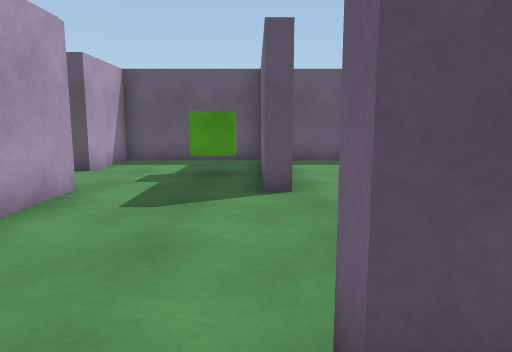
view 1 (above)

24 first-person views from a walk through a scene from a Unity 3-D project. The camera is 1.2 m above the floor, tilts 8° down and sees 70° across. The floor is counted in squares, 1 m on a side. Each view is taken from the middle of a square. On the plan, view 1 faces up. The plan holds only what a view shows up to about 15 squares ahead; the rest is blank. The place goes on beyond the plan.

view 2
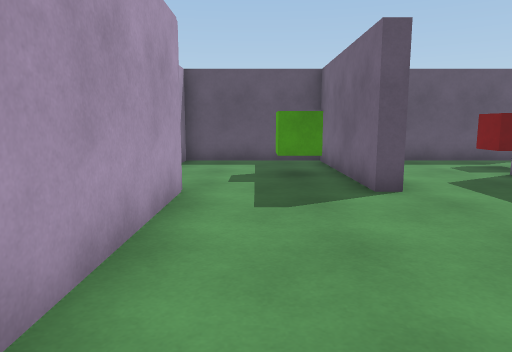

view 3
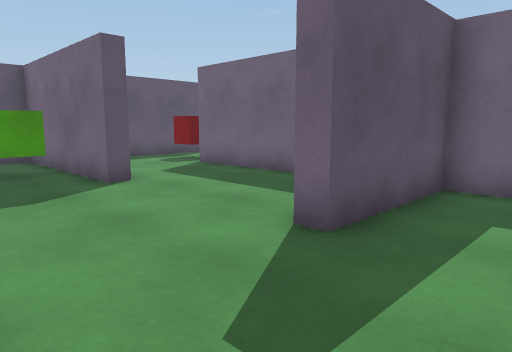

view 4
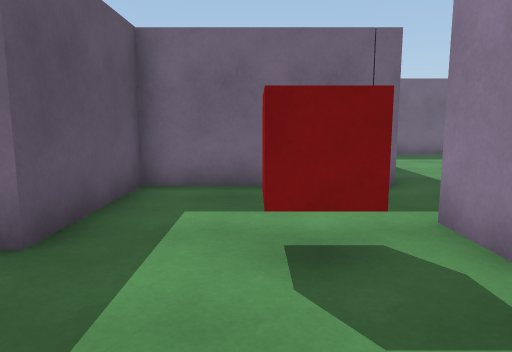

view 5
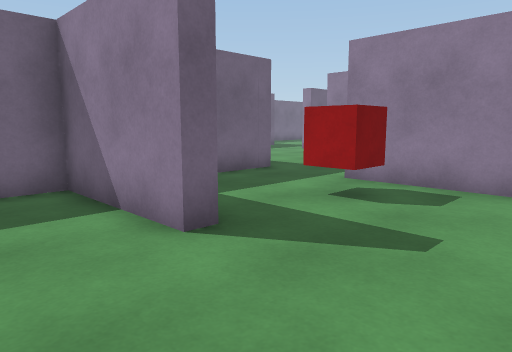

view 6
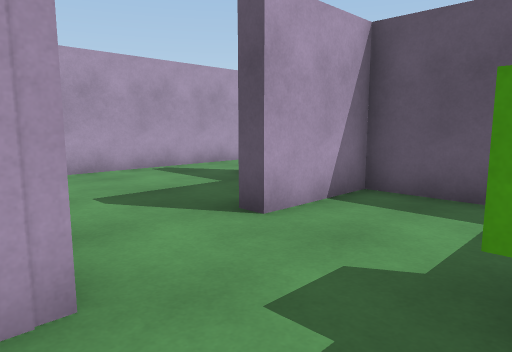

view 7
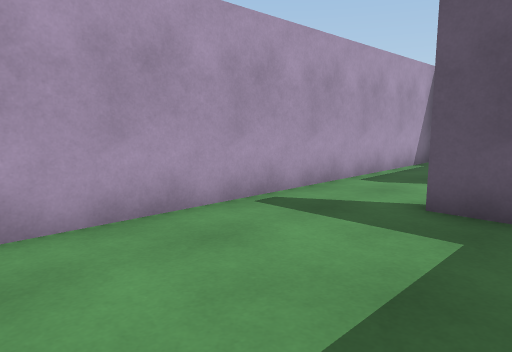

view 8
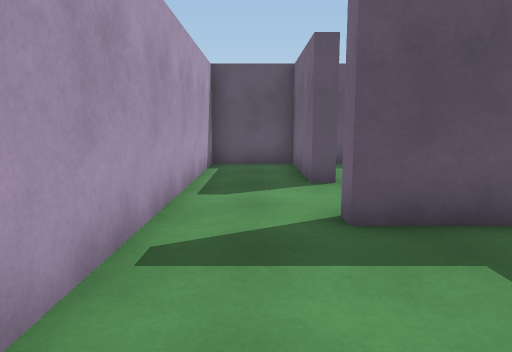

view 9
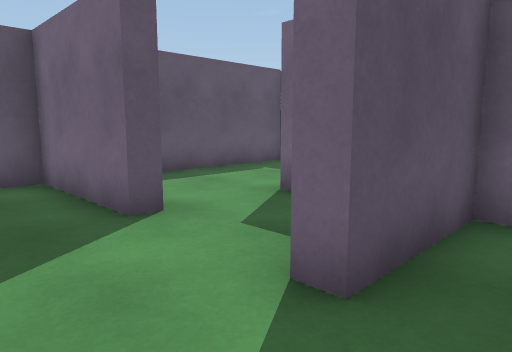

view 10
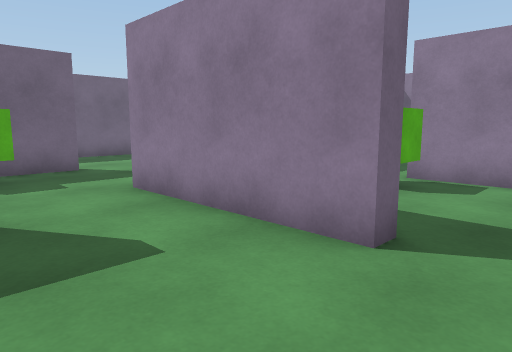

view 11
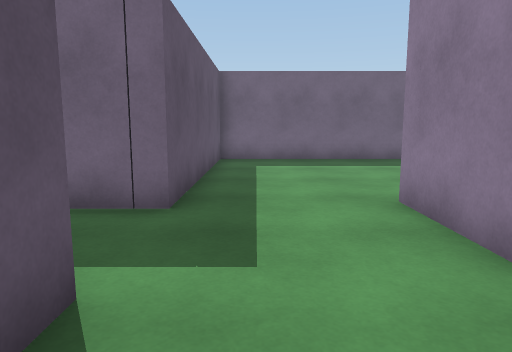

view 12
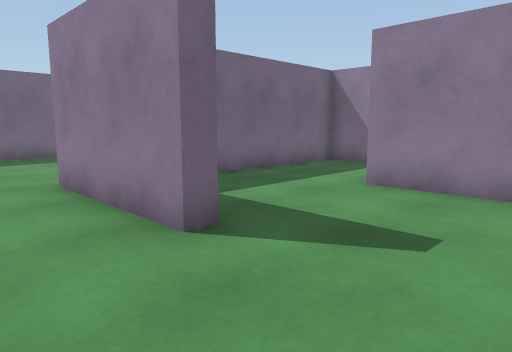

view 13
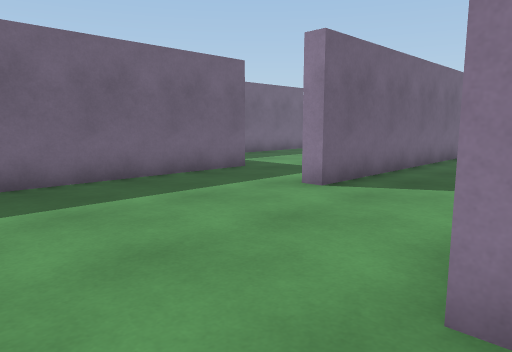

view 14
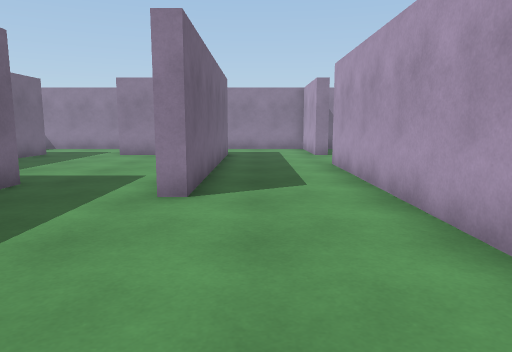

view 15
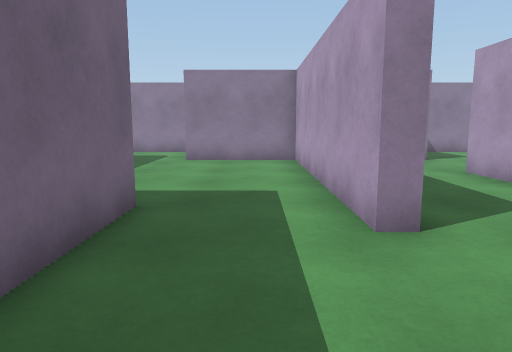

view 16
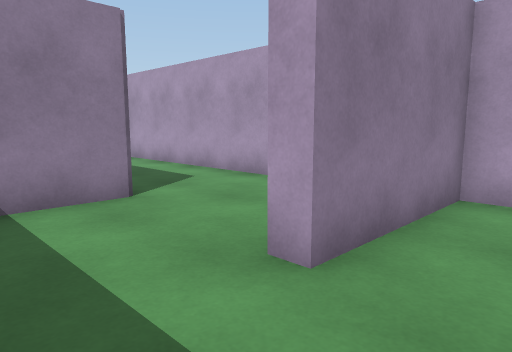

view 17
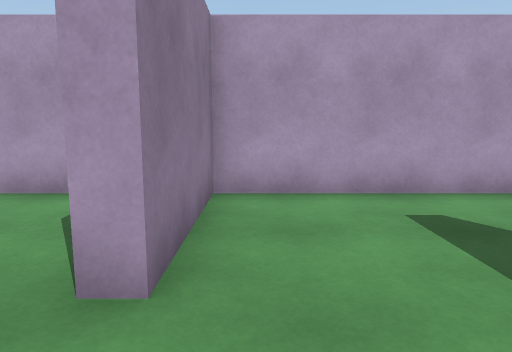

view 18
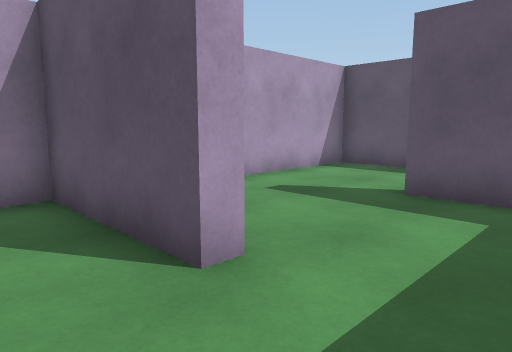

view 19
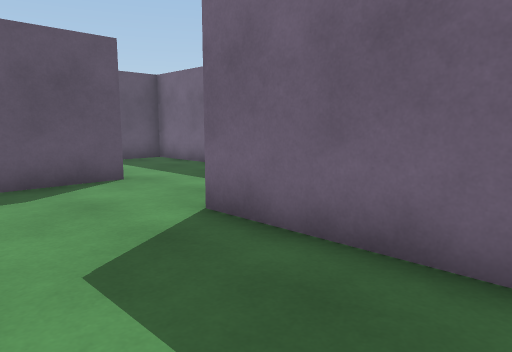

view 20
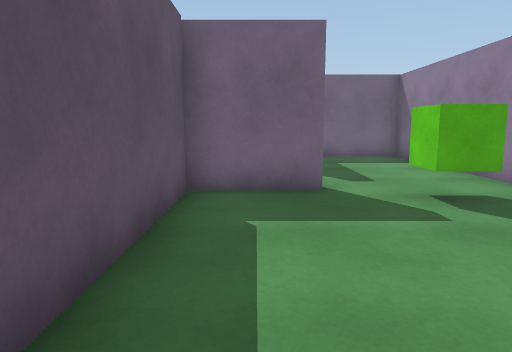

view 21
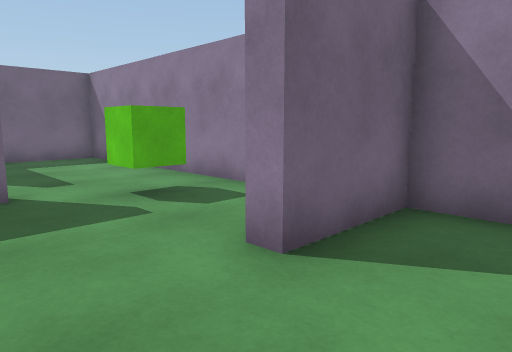

view 22
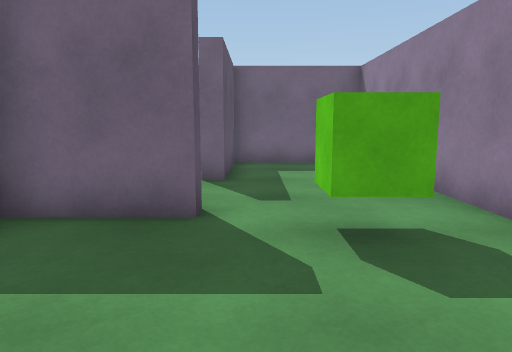

view 23
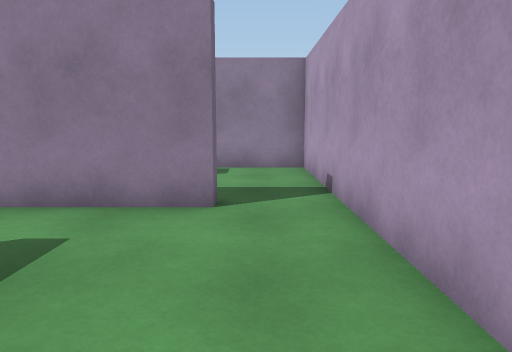

view 24
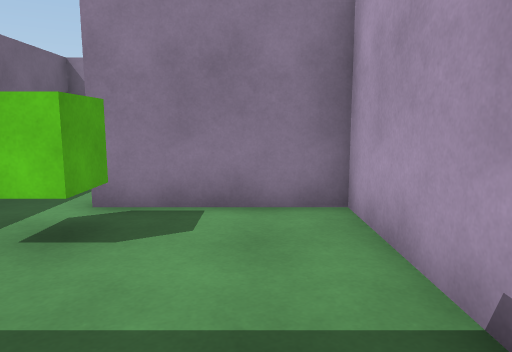

### Floor plan
Ten units are one square. View 1 is at (0, 0); x grows to the right and y downward. Boxes are objects, and circles mark ways between rooms. Rooms are numbered by the first view taken in them; rooms with no view inside come last. Other rooms are left out.
<svg viewBox="-108 -200 238 410">
<path fill="none" stroke="#000" d="M8 -65 2 -65 2 -122 -43 -122 -43 -95 -49 -95M-49 -122 -79 -122 -79 -128M-84 -67 -34 -67 -34 -18M-61 -127 -49 -127 -49 -155M-72 -155 -79 -155 -79 -192 -103 -192 -103 -64M66 -122 11 -122M-18 33 15 33M41 38 41 -12 4 -12 4 -17 41 -17 41 -89M46 82 46 162M41 195 46 195 46 200M118 124 118 38 41 38M81 199 81 110 86 110 86 195 125 195M2 195 2 157 41 157 41 77 4 77 4 73 48 73M15 38 6 38M-12 38 -34 38 -34 117 6 117 6 122 -34 122 -34 205M2 -168 -4 -168 -4 -195M-15 -127 20 -127M-5 -192 -66 -192M-49 -155 -42 -155M54 -127 66 -127 66 -168 29 -168 29 -172M-84 -61 -84 -67M-103 -64 -103 -17 -65 -17"/>
<rect x="-15" y="-95" width="10" height="10" fill="#bbb"><title>green cube</title></rect>
<rect x="-5" y="5" width="10" height="20" fill="#bbb"><title>red cube</title></rect>
<rect x="45" y="-115" width="10" height="20" fill="#bbb"><title>red cube</title></rect>
<rect x="-15" y="-155" width="10" height="10" fill="#bbb"><title>green cube</title></rect>
<rect x="-75" y="-35" width="20" height="10" fill="#bbb"><title>green cube</title></rect>
<circle cx="25" cy="40" r="3" fill="#2a7"/>
<circle cx="-65" cy="-165" r="3" fill="#2a7"/>
<circle cx="-95" cy="-60" r="3" fill="#2a7"/>
<text x="-20" y="-70">1</text>
<text x="50" y="130">2</text>
<text x="0" y="-150">3</text>
<text x="-80" y="-40">4</text>
</svg>
Room 1 opens to room 2. Room 1 opens to room 3. Room 1 opens to room 4.

Where each view was taken, in squares from view 1:
view 1: 0 up, 0 right, facing up
view 2: 0 up, 2 left, facing up
view 3: 1 down, 3 left, facing up-right
view 4: 1 down, 3 left, facing right
view 5: 4 up, 3 left, facing down-right
view 6: 6 up, 1 left, facing up-left
view 7: 7 up, 6 left, facing up-left
view 8: 8 up, 9 left, facing up
view 9: 11 up, 10 left, facing up-right
view 10: 10 up, 10 left, facing down-right
view 11: 5 down, 1 left, facing right
view 12: 5 down, 3 left, facing down-right
view 13: 5 down, 4 right, facing down-right
view 14: 5 down, 7 right, facing down
view 15: 7 down, 10 right, facing down
view 16: 10 down, 3 right, facing down-left
view 17: 11 down, 3 right, facing left
view 18: 14 down, 3 right, facing up-left
view 19: 20 down, 3 left, facing up-right
view 20: 18 up, 7 left, facing right
view 21: 18 up, 7 left, facing down-right
view 22: 16 up, 5 left, facing right
view 23: 12 up, 9 left, facing down
view 24: 7 up, 9 left, facing down
